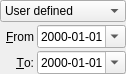
<ui version="4.0" >
 <class>TWDateInterval</class>
 <widget class="QWidget" name="twDateInterval" >
  <property name="geometry" >
   <rect>
    <x>0</x>
    <y>0</y>
    <width>126</width>
    <height>73</height>
   </rect>
  </property>
  <property name="sizePolicy" >
   <sizepolicy vsizetype="MinimumExpanding" hsizetype="MinimumExpanding" >
    <horstretch>0</horstretch>
    <verstretch>0</verstretch>
   </sizepolicy>
  </property>
  <property name="windowTitle" >
   <string>FromTo</string>
  </property>
  <layout class="QVBoxLayout" >
   <property name="spacing" >
    <number>3</number>
   </property>
   <property name="leftMargin" >
    <number>0</number>
   </property>
   <property name="topMargin" >
    <number>0</number>
   </property>
   <property name="rightMargin" >
    <number>0</number>
   </property>
   <property name="bottomMargin" >
    <number>0</number>
   </property>
   <item>
    <widget class="QComboBox" name="comboBox" >
     <property name="insertPolicy" >
      <enum>QComboBox::NoInsert</enum>
     </property>
     <item>
      <property name="text" >
       <string>User defined</string>
      </property>
     </item>
     <item>
      <property name="text" >
       <string>Today</string>
      </property>
     </item>
     <item>
      <property name="text" >
       <string>Yesterday</string>
      </property>
     </item>
     <item>
      <property name="text" >
       <string>...Today</string>
      </property>
     </item>
     <item>
      <property name="text" >
       <string>This month</string>
      </property>
     </item>
     <item>
      <property name="text" >
       <string>Previous month</string>
      </property>
     </item>
     <item>
      <property name="text" >
       <string>...This month</string>
      </property>
     </item>
     <item>
      <property name="text" >
       <string>This quarter</string>
      </property>
     </item>
     <item>
      <property name="text" >
       <string>Previous quarter</string>
      </property>
     </item>
     <item>
      <property name="text" >
       <string>...This quarter</string>
      </property>
     </item>
     <item>
      <property name="text" >
       <string>This year</string>
      </property>
     </item>
     <item>
      <property name="text" >
       <string>Previous year</string>
      </property>
     </item>
     <item>
      <property name="text" >
       <string>...This year</string>
      </property>
     </item>
    </widget>
   </item>
   <item>
    <layout class="QHBoxLayout" >
     <item>
      <widget class="QLabel" name="label" >
       <property name="text" >
        <string>&amp;From</string>
       </property>
       <property name="alignment" >
        <set>Qt::AlignRight|Qt::AlignTrailing|Qt::AlignVCenter</set>
       </property>
       <property name="buddy" >
        <cstring>fromDateEdit</cstring>
       </property>
      </widget>
     </item>
     <item>
      <widget class="QDateEdit" name="fromDateEdit" >
       <property name="displayFormat" >
        <string>yyyy-MM-dd</string>
       </property>
       <property name="calendarPopup" >
        <bool>true</bool>
       </property>
      </widget>
     </item>
    </layout>
   </item>
   <item>
    <layout class="QHBoxLayout" >
     <item>
      <widget class="QLabel" name="label_2" >
       <property name="text" >
        <string>&amp;To:</string>
       </property>
       <property name="alignment" >
        <set>Qt::AlignRight|Qt::AlignTrailing|Qt::AlignVCenter</set>
       </property>
       <property name="buddy" >
        <cstring>toDateEdit</cstring>
       </property>
      </widget>
     </item>
     <item>
      <widget class="QDateEdit" name="toDateEdit" >
       <property name="displayFormat" >
        <string>yyyy-MM-dd</string>
       </property>
       <property name="calendarPopup" >
        <bool>true</bool>
       </property>
      </widget>
     </item>
    </layout>
   </item>
  </layout>
 </widget>
 <resources/>
 <connections/>
</ui>
